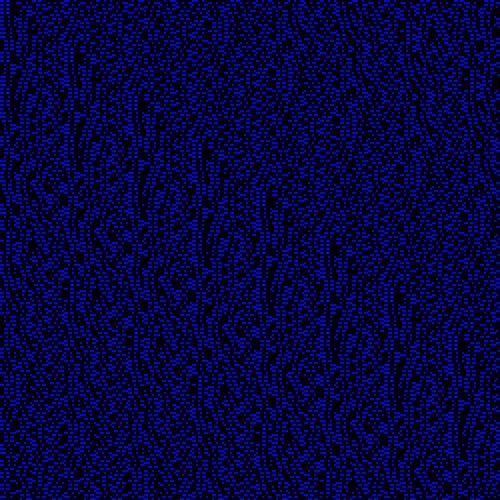
#> input picture img/map_2d.png, 500 x 500 px
$ jupyter execute --allow-errors '1.1  one color code - rotate features - C .ipynb'
#> lines starting #> are read from the running program, lines starting #| are printed output that depends on the picture
### main.py
import numpy as np


def getSum(array):
    sum = 0
    for x in array:
        sum += bin(x).count("1")
    return sum

def q_sizeStatistic(bigger):
    bigger_tmp_H = np.zeros(32, dtype=np.uint32)
    bigger_tmp_V = np.zeros(26, dtype=np.uint32)
    bigger_tmp_U = np.zeros(26, dtype=np.uint32)
    bigger_tmp_D = np.zeros(26, dtype=np.uint32)

    # bigger_tmp = bigger[0:26,6:26]
    for i in range(26):
        bigger_tmp_V[i] = bigger[i]
        bigger_tmp_U[i] = bigger[i + 6] & 0x3ffffff
        bigger_tmp_D[i] = bigger[i] & 0x3ffffff

    for i in range(32):
        bigger_tmp_H[i] = bigger[i] & 0x3ffffff

    sizeStatistic_result = np.zeros(24, dtype=np.int32)

    for j in range(1, 7):
        for i in range(26):
            bigger_tmp_V[i] &= bigger[i + j]
            bigger_tmp_U[i] &= (bigger[i + 6 - j] >> j) & 0x3ffffff
            bigger_tmp_D[i] &= (bigger[i + j] >> j) & 0x3ffffff

        for i in range(32):
            bigger_tmp_H[i] &= (bigger[i] >> j) & 0x3ffffff

        sizeStatistic_result[j -1 + 0] = getSum(bigger_tmp_H)
        sizeStatistic_result[j -1 + 6] = getSum(bigger_tmp_V)
        sizeStatistic_result[j -1 + 12] = getSum(bigger_tmp_U)
        sizeStatistic_result[j -1 + 18] = getSum(bigger_tmp_D)
    return sizeStatistic_result


#320 x 240, shift =2; 160 x 120, shift =1,
def subSmaple32x32(arr, INPUT_ROWS, INPUT_COLS, shift):
    HISTOGRAM_ROWS = int(32)
    HISTOGRAM_COLS = int(32)

    start_row = (INPUT_ROWS>>1) - (HISTOGRAM_ROWS<<(shift-1))
    #向左移動，結果亮度剛好，batch feature.N 計算img/2023_1_16_15_56_33_Image.bmp 得到漂亮的-78度
    start_col = (INPUT_COLS>>2) - (HISTOGRAM_COLS<<(shift-1))
    start_col = (INPUT_COLS>>1) - (HISTOGRAM_COLS<<(shift-1))
    end_row = start_row + (HISTOGRAM_ROWS<<shift)
    end_col = start_col + (HISTOGRAM_COLS<<shift)
    step= (1<<shift)
    retarray=arr[start_row:end_row:step, start_col:end_col:step]

    #for i in range(32):
    #    print(" %3d",retarray[i])


    return retarray


def BY2BE(arr, index, t):
    x = ((arr[index] - t) & 0x80000000) >> (31 - index)
    return x

def calbits(arr, t):
    bits = 0
    bits |= BY2BE(arr,  0, t)
    bits |= BY2BE(arr,  1, t)
    bits |= BY2BE(arr,  2, t)
    bits |= BY2BE(arr,  3, t)
    bits |= BY2BE(arr,  4, t)
    bits |= BY2BE(arr,  5, t)
    bits |= BY2BE(arr,  6, t)
    bits |= BY2BE(arr,  7, t)
    bits |= BY2BE(arr,  8, t)
    bits |= BY2BE(arr,  9, t)
    bits |= BY2BE(arr,  10, t)
    bits |= BY2BE(arr,  11, t)
    bits |= BY2BE(arr,  12, t)
    bits |= BY2BE(arr,  13, t)
    bits |= BY2BE(arr,  14, t)
    bits |= BY2BE(arr,  15, t)
    bits |= BY2BE(arr,  16, t)
    bits |= BY2BE(arr,  17, t)
    bits |= BY2BE(arr,  18, t)
    bits |= BY2BE(arr,  19, t)
    bits |= BY2BE(arr,  20, t)
    bits |= BY2BE(arr,  21, t)
    bits |= BY2BE(arr,  22, t)
    bits |= BY2BE(arr,  23, t)
    bits |= BY2BE(arr,  24, t)
    bits |= BY2BE(arr,  25, t)
    bits |= BY2BE(arr,  26, t)
    bits |= BY2BE(arr,  27, t)
    bits |= BY2BE(arr,  28, t)
    bits |= BY2BE(arr,  29, t)
    bits |= BY2BE(arr,  30, t)
    bits |= BY2BE(arr,  31, t)
    bits ^= 0xFFFFFFFF
    #print(bits)
    return bits

def calculate_32x32_bits_array(arr, t):
    bits_array = np.zeros(32, dtype=np.uint32)
    for i in range(32):
        x=calbits(arr[i,:], t)
        bits_array[i] = x

    return bits_array

import numpy as np

#320 x 240, scale =2
#160 x 120, scale =1
def calculate_28_percent(arr,arrSize):
    freq=np.zeros(256)
    sum_=0
    for i in range(arrSize):
        for j in range(arrSize):
            freq[arr[i][j]] += 1

    # [7 lines of commented-out code are left out]
    threshold=arrSize*arrSize*0.28
    threshold=286.5

    for i in range(255, -1, -1):
        sum_ += freq[i]
        #print(i, freq[i], sum_)
        if sum_ > threshold:
            return i

    return 0


import math
# [16 lines left out: function create_matrices, not called in this run]


def allFeature(arr):

    arr_32x32=subSmaple32x32(arr, INPUT_ROWS=240, INPUT_COLS=320, shift=2)
    t_value, sizeStatistic_result=allFeature_core(arr_32x32)
    # 计算 28% 的值并输出
    return t_value, sizeStatistic_result

def allFeature_core(arr_32x32):

    # 计算 28% 的值并输出
    t_value = calculate_28_percent(arr_32x32, arrSize=32)
    #print("28% of values are ==> {}".format(t_value))
    bits_array = np.zeros(32, dtype=np.uint32)
    bits_array = calculate_32x32_bits_array(arr_32x32, t_value)
    #show_32x32(arr_32x32,bits_array)
    sizeStatistic_result= q_sizeStatistic(bits_array)
    return t_value, sizeStatistic_result


# [34 lines left out: functions allFeatureNorm, allFeatureNorm_fine, SSDFeature, not called in this run]

### 1.1  one color code - rotate features - C .ipynb
### 產生特徵向量函式庫

[cell 1]
import numpy as np
import cv2
import math
from scipy import ndimage
from matplotlib import pyplot as plt
import pandas as pd


isPlot=False
idDebug=False
STEP=1 #每次多少角度
granularity=int(180/STEP)

def imgWrapA(orgImg,a):
    img_a = ndimage.rotate(orgImg, a, reshape=False)
    return img_a

def get_upsmapleMap(bigMap):
#> called with bigMap = 'img/map_2d.png'
    bigMap="img/map_2d.png"
    img=cv2.imread(bigMap)
#> img is the input picture: shape (500, 500, 3); mean B, G, R 63.7, 0, 0
    noise = np.zeros(img.shape, np.uint8)
    cv2.randn(noise, 0, 20)
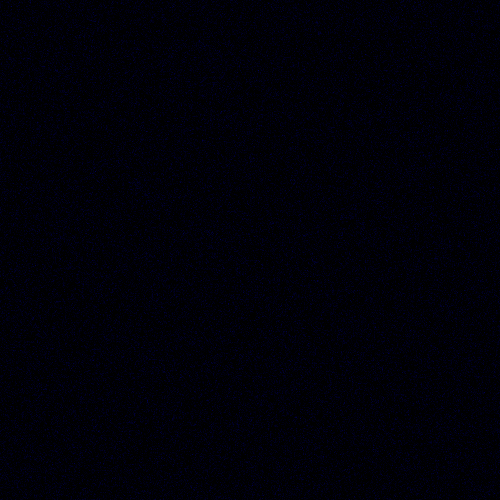
#> noise: shape (500, 500, 3); mean of channels 0, 1, 2 8, 0, 0; drawn as B, G, R
    noisy_img = cv2.add(img, noise)

    orgImg = cv2.cvtColor(noisy_img, cv2.COLOR_BGR2GRAY)
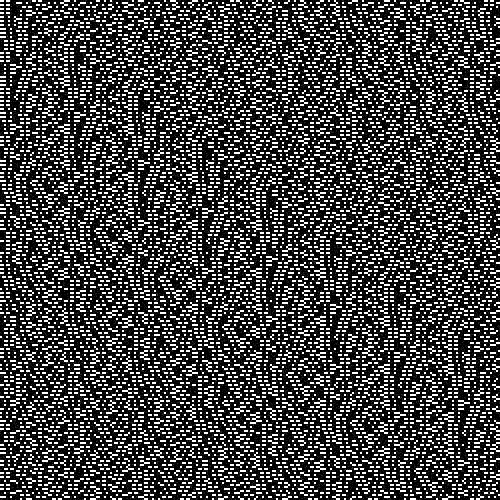
#> orgImg: shape (500, 500); min 0, max 29, mean 7.9; drawn with min black and max white
    print('orgImg shape=',orgImg.shape)
#| orgImg shape= (500, 500)
    # 获取原始图像的宽度和高度


    # 定义上采样倍数
    scale = 4

    # 计算上采样后的宽度和高度
    upscaled_size = (orgImg.shape[1] * scale, orgImg.shape[0] * scale)
#> upscaled_size = (2000, 2000)


    # 进行上采样
    upsampled_image = cv2.resize(orgImg, upscaled_size, interpolation=cv2.INTER_LANCZOS4)
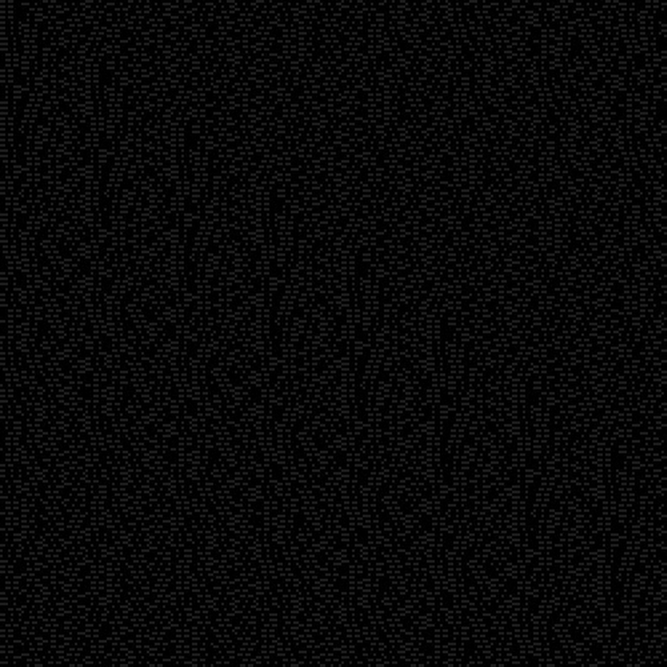
#> upsampled_image: shape (2000, 2000) (shown at 1/3 size); min 0, max 44, mean 8.5

    print('upsampled_image shape=',upsampled_image.shape)
#| upsampled_image shape= (2000, 2000)
    return upsampled_image

    #Question

def test_gen(upsmapleMap,a, x,y):

    orgImg_crop480=upsmapleMap[y-250: y + 250, x-250: x + 250 ]

    #print(orgImg_crop480.shape)

    if isPlot: plt.imshow(orgImg_crop480)
    orgImg_crop480_a33=imgWrapA(orgImg_crop480,a)
    #print('imgWrapA shape=',orgImg_crop128_a33.shape)
    orgImg_crop480_a33_crop=orgImg_crop480_a33[int(130): int(370), int(70): int(430)]

    return orgImg_crop480_a33_crop

### 特徵向量觀察工具

[cell 2]
def plot4view(s_result_all):
    plt.subplots(1,4,figsize=(10,3))
    for i in range(4):
        plt.subplot(141+i)
        plt.plot(s_result_all[1+0+i*6,0:granularity], label = "l1")# 1 表示為 角度（答案）
        plt.plot(s_result_all[1+1+i*6,0:granularity], label = "l2")# 1 表示為 角度（答案）
        plt.plot(s_result_all[1+2+i*6,0:granularity], label = "l3")
        plt.plot(s_result_all[1+3+i*6,0:granularity], label = "l4")
        plt.plot(s_result_all[1+4+i*6,0:granularity], label = "l5")
        plt.plot(s_result_all[1+5+i*6,0:granularity], label = "l6")
        plt.legend()
    plt.show()

### 生成數據集合函數

[cell 3]
from main import allFeature

def mass_sample(times, xlist, ylist):
    upsmapleMap=get_upsmapleMap("img/map_2d.png")

    s_result_all=np.zeros([1+24,times*granularity+1],int)# [0] 表示為 角度（答案）
    for i in range(times):
        if i%10 == 0:
            print('times=',i)
        for a in range(0,granularity+1,STEP):
        #for a in range(90,91,STEP):
            testImg=test_gen(upsmapleMap, a,xlist[i],ylist[i])
            #print(testImg.shape)
            #if a==90:
            #    plt.imshow(testImg)
            s_result_all[1:25,a+i*granularity]=allFeature(testImg)
            s_result_all[0,a+i*granularity]=a
#> this loop made 1 pass
#> pass 1, in test_gen, `orgImg_crop480=upsmapleMap[y-250: y + 250, x-250: x + 250 ]`:
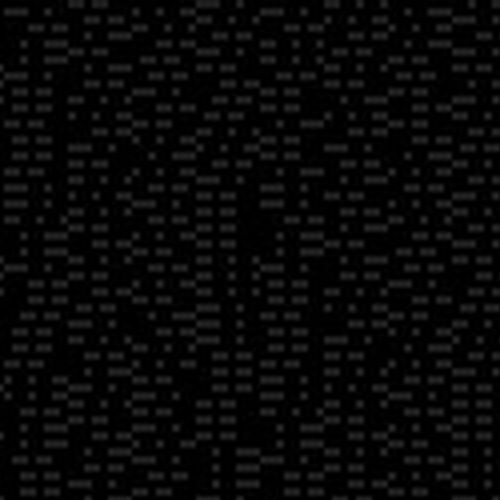
#> orgImg_crop480: shape (500, 500); min 0, max 44, mean 8.5
#> pass 1, in test_gen, `orgImg_crop480_a33_crop=orgImg_crop480_a33[int(130): int(370), int(70)..`:
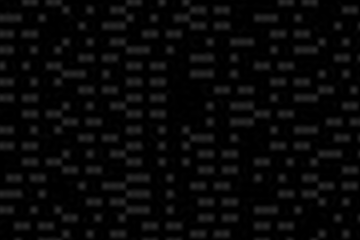
#> orgImg_crop480_a33_crop: shape (240, 360); min 0, max 44, mean 8.4
#> pass 1, in subSmaple32x32, `retarray=arr[start_row:end_row:step, start_col:end_col:step]`:
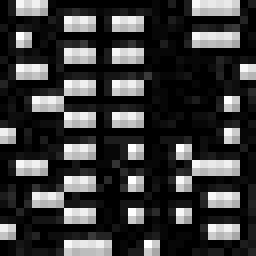
#> retarray: shape (32, 32) (shown 8 times larger); min 0, max 35, mean 8; drawn with min black and max white
#> after the loop: s_result_all: shape (25, 361) int64; every value is 0
#| orgImg shape= (500, 500)
#| upsampled_image shape= (2000, 2000)
#> this loop made 1 pass
#> pass 1, in test_gen (call 2), `orgImg_crop480=upsmapleMap[y-250: y + 250, x-250: x + 250 ]`:
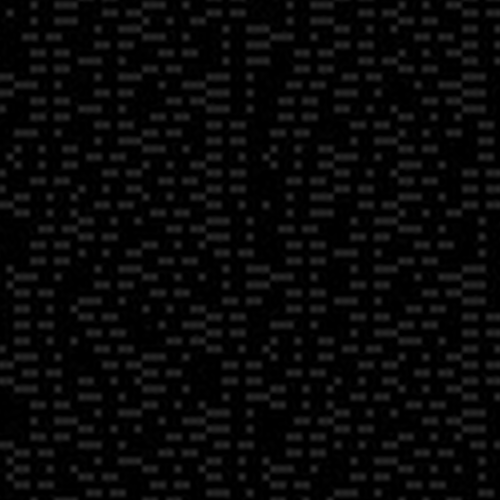
#> orgImg_crop480: shape (500, 500); min 0, max 44, mean 8.5
#> pass 1, in test_gen (call 2), `orgImg_crop480_a33_crop=orgImg_crop480_a33[int(130): int(370), int(70)..`:
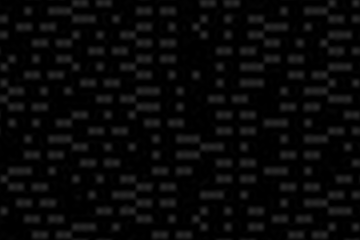
#> orgImg_crop480_a33_crop: shape (240, 360); min 0, max 44, mean 8.6
#> pass 1, in subSmaple32x32 (call 2), `retarray=arr[start_row:end_row:step, start_col:end_col:step]`:
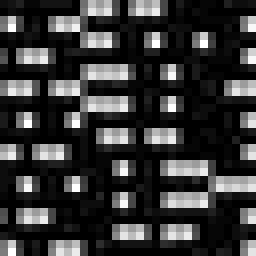
#> retarray: shape (32, 32) (shown 8 times larger); min 0, max 39, mean 8.3; drawn with min black and max white


            #print(s_result_all[:,a+i*granularity])

    return s_result_all
